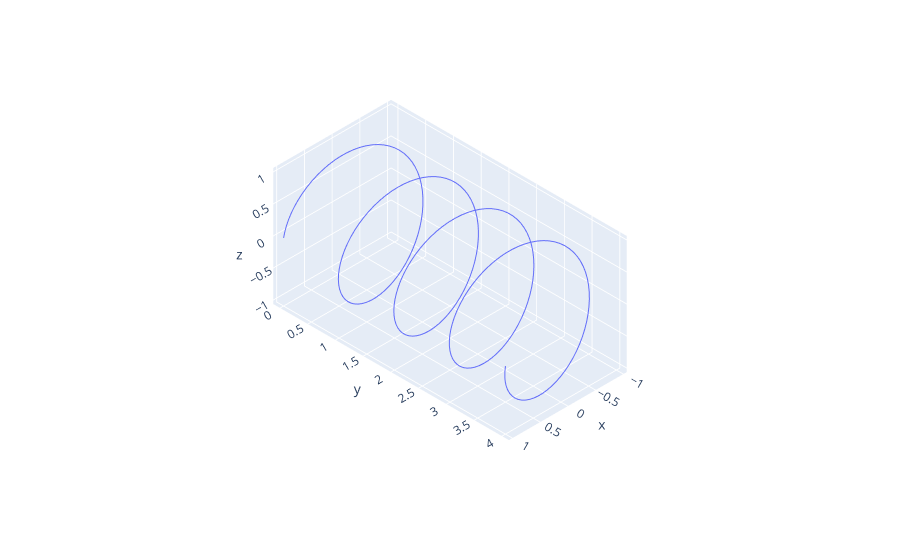

Notebook code for this chart:
### Code cell
# lets now plot the `wave` variable in 3d

# we use px.line3d to define a graph in 3-dimensional axis
graph = px.line_3d(
  x = wave.real,
  z = wave.imag,
  y = t
)

# lets change the perspective type to ortographic to better interact with the visual properties
# of the graph
graph.update_scenes(camera_projection_type = "orthographic")

graph.show()

### Figure 1 — Plotly figure (JSON) as saved in the notebook; plotly's stock layout.template omitted (floating-point values rounded to 4 significant figures; data arrays with more than 128 entries replaced by an {"elided": "..."} marker saying what was removed)
{"data": [{"hovertemplate": "x=%{x}<br>y=%{y}<br>z=%{z}<extra></extra>", "legendgroup": "", "line": {"color": "#636efa", "dash": "solid"}, "marker": {"symbol": "circle"}, "mode": "lines", "name": "", "scene": "scene", "showlegend": false, "type": "scatter3d", "x": {"elided": "256 float values"}, "y": {"elided": "256 float values"}, "z": {"elided": "256 float values"}}], "layout": {"legend": {"tracegroupgap": 0}, "margin": {"t": 60}, "scene": {"camera": {"projection": {"type": "orthographic"}}, "domain": {"x": [0, 1], "y": [0, 1]}, "xaxis": {"title": {"text": "x"}}, "yaxis": {"title": {"text": "y"}}, "zaxis": {"title": {"text": "z"}}}}}
